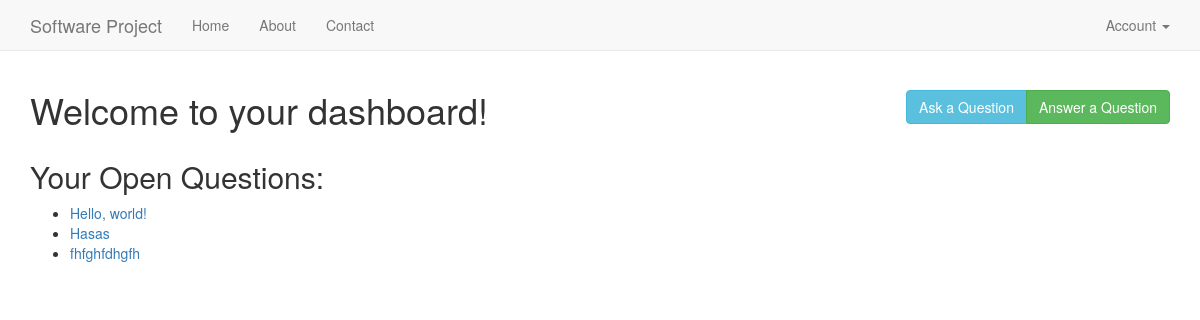
The page /account/dashboard/ (signed in) on the database as committed earlier.
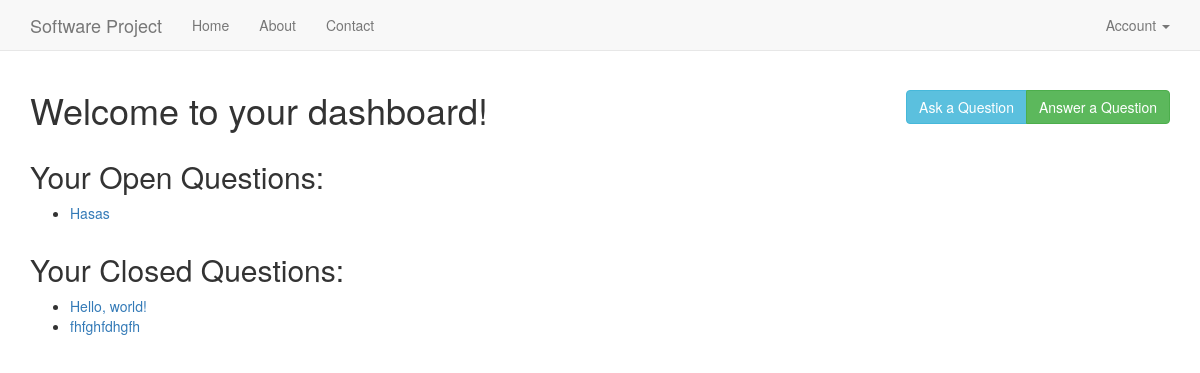
The same page on the database as committed later.
### connect/models.py (models this page shows, shortened)
class Question(models.Model):
    profile = models.ForeignKey(Profile)
    title = models.CharField(max_length=100)
    details = models.TextField()
    is_solved = models.BooleanField(default=False)
    created_at = models.DateTimeField(auto_now_add=True)
    updated_at = models.DateTimeField(auto_now=True)

### connect/views.py (the view)
# urls.py: url(r'^account/dashboard/$', views.dashboard, name='dashboard'),
@login_required
def dashboard(request):
    open_questions = Question.objects.filter(profile=request.user.profile, is_solved=False)
    closed_questions = Question.objects.filter(profile=request.user.profile, is_solved=True)
    return render(request, 'connect/dashboard.html', {'open_questions': open_questions, 'closed_questions': closed_questions})

### connect/templates/connect/dashboard.html (shortened to what this page needs)
{% extends "common/base.html" %}
{% load staticfiles %}
{% load widget_tweaks %}
{% block content %}
<div class="container">
    <h1>Welcome to your dashboard!
        <div class="btn-group pull-right" role="group">
            <a role="button" class="btn btn-info" href="{% url 'ask' %}">Ask a Question</a>
            <a role="button" class="btn btn-success" href="{% url 'answer' %}">Answer a Question</a>
        </div>
    </h1>
</div>
{% if open_questions %}
    <div class="container">
        <h2>Your Open Questions:</h2>
        <ul>
            {% for question in open_questions %}
                <li><a href="{% url 'question-details' question.id %}">{{ question.title }}</a></li>
            {% endfor %}
        </ul>
    </div>
{% endif %}
{% if closed_questions %}
    <div class="container">
        <h2>Your Closed Questions:</h2>
        <ul>
            {% for question in closed_questions %}
                <li><a href="{% url 'question-details' question.id %}">{{ question.title }}</a></li>
            {% endfor %}
        </ul>
    </div>
{% endif %}
{% endblock %}

### common/templates/common/base.html (shortened to what this page needs)
{% load staticfiles %}
<html>
<head>
    <link rel="stylesheet" href="{% static 'common/css/bootstrap.min.css' %}">
    <link rel="stylesheet" href="{% static 'common/style.css' %}">
</head>
<body>
    <nav class="navbar navbar-default navbar-fixed-top">
        <div class="container">
            <div class="navbar-header">
                <a class="navbar-brand">Software Project</a>
            </div>
            <div id="navbar" class="navbar-collapse collapse">
                <ul class="nav navbar-nav">
                    <li><a href="{% url 'home' %}">Home</a></li>
                    <li><a href="#about">About</a></li>
                    <li><a href="#contact">Contact</a></li>
                </ul>
                <ul class="nav navbar-nav navbar-right">
                    {% if user.is_authenticated %}
                    <li class="dropdown">
                        <a href="#" class="dropdown-toggle" data-toggle="dropdown" role="button" aria-haspopup="true" aria-expanded="false">Account <span class="caret"></span></a>
                    </li>
                    {% else %}
                    <li><a href="{% url 'login' %}">Login</a></li>
                    <li><a href="{% url 'register' %}">Register</a></li>
                    {% endif %}
                </ul>
            </div>
        </div>
    </nav>
    {% block content %}{% endblock %}
</body>
</html>

### common/static/common/style.css (style rules this page uses)
body { padding-top: 70px; }

Rows that differ between the two databases and show on the page:
changed Question "Hello, world!": moves from the list under "Your Open Questions:" to the list under "Your Closed Questions:"
changed Question "fhfghfdhgfh": moves from the list under "Your Open Questions:" to the list under "Your Closed Questions:"
Other text that changed with them:
text now shown: "Your Closed Questions:"
